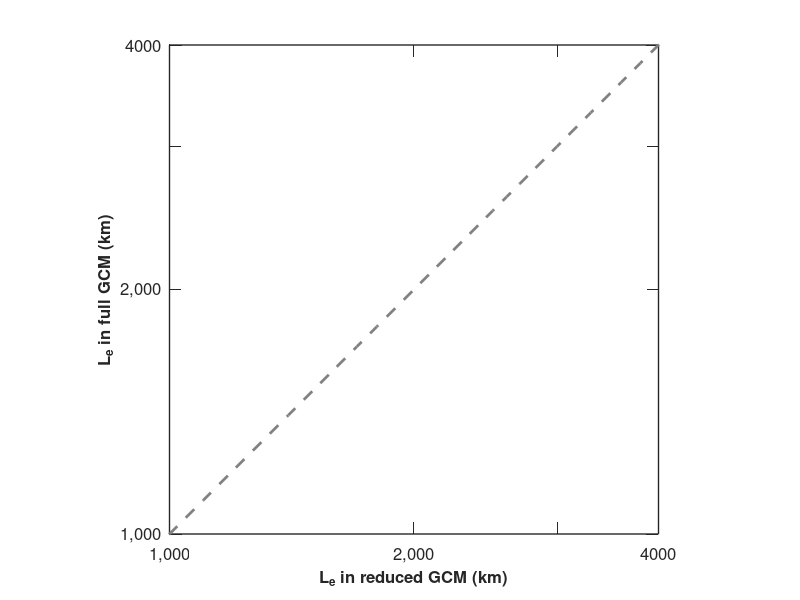

This chart was generated by the following MATLAB code:
% compare the eddy scale in full and reduced GCMs

figureHeight = 3.5; % unit inches
width2height= 1.05;
figure1 = figure('unit','inches','position',[0 0 figureHeight*width2height figureHeight]);

fontname = 'Helvetica';
set(0,'defaultaxesfontname',fontname);
fontsize1 = 12;
fontsize2 = 10;
markersize1 = 2;

refX  = 100:100:5000;
refY  = refX;
plot(refX,refY,'--','linewidth',2,'color',[0.5 0.5 0.5])
hold on

%h1 = plot(eddyScaleReducedGCM_earthLike,eddyScaleFullGCM_earthLike,'--ko',...
%    'linewidth',1,'markeredgecolor','k','MarkerFaceColor','k',...
%    'markersize',markersize1);


set(gca,'fontsize',fontsize1,'linewidth',1,'TickLength',[0.02 0.02])
set(gca,'XScale','log','YScale','log')
axis square
box on
xlim([1000 4000])
ylim([1000 4000])

set(gca,'XTickLabel',{'','500','','','','','1,000','2,000','','4000','5,000'},...
    'XTick',[400 500 600 700 800 900 1000 2000 3000 4000 5000],...
    'YTickLabel',{'','500','','','','','1,000','2,000','','4000','5,000'},...
    'YTick',[400 500 600 700 800 900 1000 2000 3000 4000 5000])

xlabel({'L_e in reduced GCM (km)'},'FontSize',fontsize1,'FontWeight','bold');
ylabel({'L_e in full GCM (km)'},'FontSize',fontsize1,'FontWeight','bold');